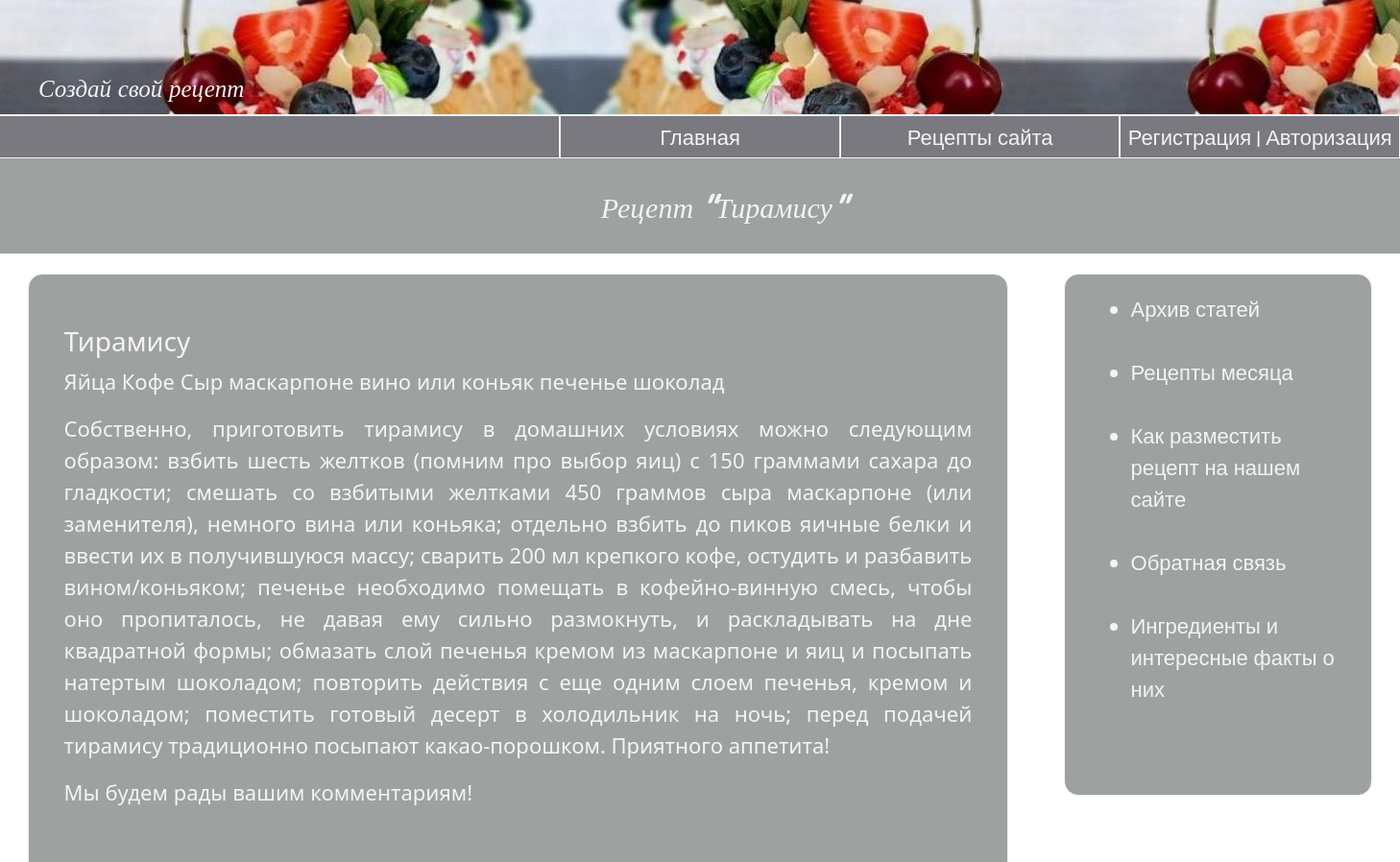
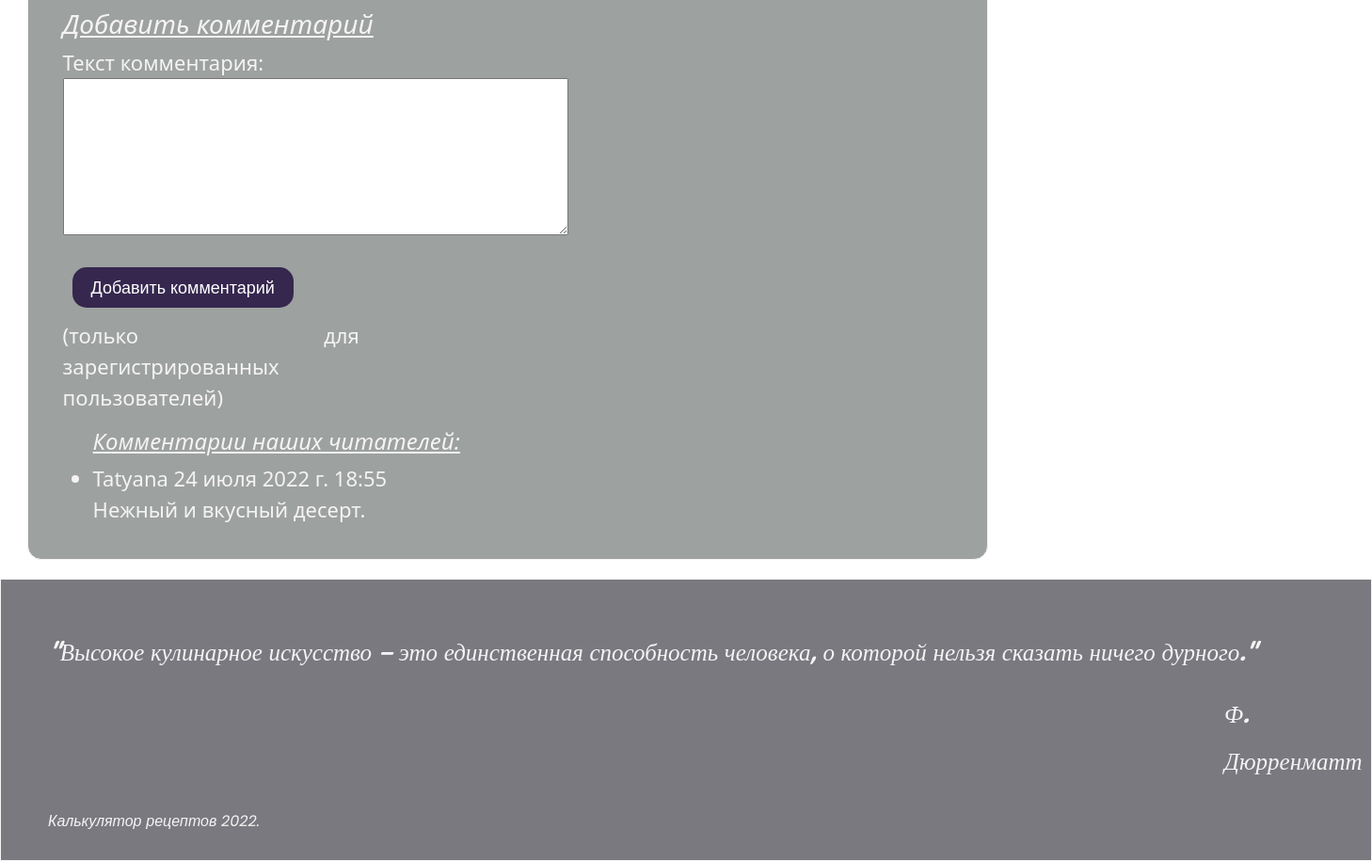
/db_recipes/25, run on the app's committed database (2 pictures, top to bottom).
### db_recipes/models.py (models this page shows, shortened)
class Recipes(models.Model):
    author = models.ForeignKey(User, on_delete = models.CASCADE, verbose_name='Автор', blank = True, null = True, related_name='author')
    title = models.CharField (max_length=100, verbose_name='Название рецепта')
    compound = models.TextField(max_length=500, verbose_name='Ингрeдиенты')
    cooking = models.TextField(max_length=2000, verbose_name='Процесс приготовления')
    recipe_of_month = models.CharField (max_length=100, verbose_name='Отметка "рецепт" месяца', default='no')
    class Meta:
        db_table='recipe'
        verbose_name='Рецепт'
        verbose_name_plural = 'Рецепты'

class Comments(models.Model):
    recipe = models.ForeignKey(Recipes, on_delete=models.CASCADE, verbose_name='Рецепт', blank=True, null=True, related_name='comments_recipes')
    author = models.ForeignKey(User, on_delete = models.CASCADE, verbose_name='Автор', blank = True, null = True )
    create_date = models.DateTimeField(auto_now=True)
    text = models.TextField(verbose_name='Текст комментария')
    status = models.BooleanField(verbose_name='Видимость статьи', default=False)

### db_recipes/views.py (the view, shortened to what this page needs)
# urls.py: path('<int:pk>', views.RecipesDetailView.as_view(), name='recipe-detail'),
class RecipesDetailView(FormMixin,DetailView):
    model = Recipes
    template_name = 'db_recipes/details_view.html'
    context_object_name = 'article'
    form_class = CommentForm

### db_recipes/forms.py
class CommentForm(forms.ModelForm):
    class Meta:
        model = Comments
        fields = ('text',)
    def __init__(self,*args,**kwargs):
        super().__init__(*args,**kwargs)
        for field in self.fields:
            self.fields[field].widget.attrs['class'] = 'form-control'
        self.fields['text'].widget = Textarea(attrs={'rows':5})

### db_recipes/templates/db_recipes/details_view.html (shortened to what this page needs)
{% extends 'main/layout.html' %}
{% block greeting%} Рецепт "{{article.title}}" {% endblock %}
{% block content%}
<div id="main">
          <br>
          <h3>{{article.title}}</h3>
          <p>{{article.compound}}</p>
          <p>{{article.cooking}}</p>
 <p>Мы будем рады вашим комментариям! <p>
 <br>
 <h3><ins><i> Добавить комментарий</i> </ins></h3>
 <div class="col-4">
    <form action="" id="add_form" method="post" >
        {{form.as_p}}
    </form>
    {% if request.user.is_authenticated%}
        <button form="add_form" type="submit" class="button_add">Добавить комментарий </button>
     <br>
     <br>
     <p>Ваш комментарий будет опубликован после модерации.</p>
    {% else %}
        <button form="add_form" type="submit" class="button_add" disabled>Добавить комментарий </button>
     <br>
     <br>
        <p>(только для зарегистрированных пользователей)</p>
    {% endif %}
</div>
    <ul>
    {%if article.comments_recipes.all %}
        <h4><ins><i> Комментарии наших читателей:</i> </ins></h4>
        {%for i in article.comments_recipes.all%}
            {% if i.status == True%}
                <li>
                {{i.author}}
                {{i.create_date}}
                <p>{{i.text}}</p>
                </li>
            {% endif%}
        {% endfor %}
    {%else%}
        <p> Пока нет комментариев </p>
    {% endif%}
    </ul>
</div>
{% endblock %}

### main/static/main/css/main.css (style rules this page uses)
* { margin: 0; padding: 0; }
#main, .aside { margin-top: 20px; border: 1px solid #f5f3f4; opacity: 100%; background:#9da1a0; margin-left: 2%; border-radius: 15px; }
#main { width:70%; color: #f5f3f4; font-size: 22px; text-align:justify; float: left; padding: 20px 2.5%; }
.button_add , .button_cancel { color: white; float:left; border-radius: 15px; background:#35274e; font-size: 18px; padding: 8px 20px; font-family: 'Poppins', sans-serif; border: none; margin:10px; }

### data on the page
Recipes: title "Тирамису", compound "Яйца Кофе Сыр маскарпоне вино или коньяк печенье шоколад", cooking "Собственно, приготовить тирамису в домашних условиях можно следующим образом: взбить шесть желтков (помним про выбор яиц) с 150 граммами сахара до гладкости; смешать со взбитыми желтками 450 граммов сыра маскарпоне (или заменителя), немного вина или коньяка; отдельно взбить до пиков яичные белки и ввести их в получившуюся массу; сварить 200 мл крепкого кофе, остудить и разбавить вином/коньяком; печенье необходимо помещать в кофейно-винную смесь, чтобы оно пропиталось, не давая ему сильно размокнуть, и раскладывать на дне квадратной формы; обмазать слой печенья кремом из маскарпоне и яиц и посыпать натертым шоколадом; повторить действия с еще одним слоем печенья, кремом и шоколадом;…"
Comments: author "Tatyana", create_date "24 июля 2022 г. 18:55", text "Нежный и вкусный десерт."
